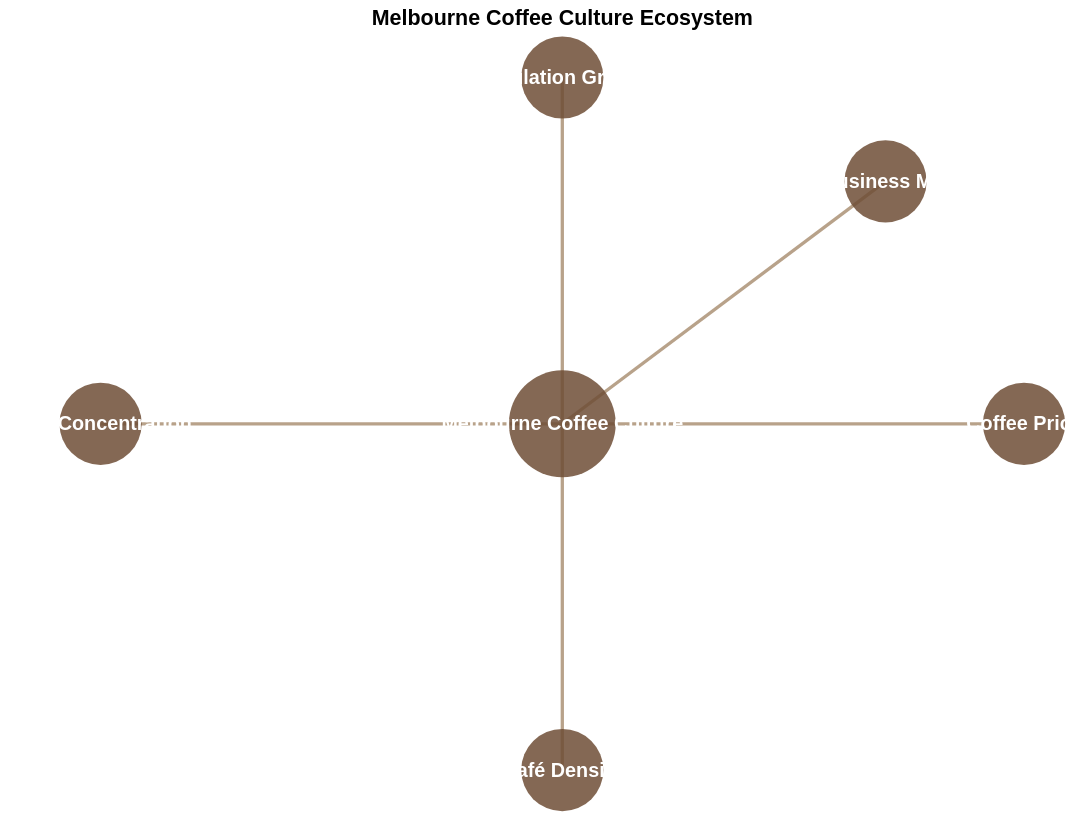

Vega-Lite specification for this chart:
### Vega-Lite specification from a JSON file in a GitHub repository (floating-point values rounded to 4 significant figures)
{"$schema": "https://vega.github.io/schema/vega-lite/v6.json", "title": "Melbourne Coffee Culture Ecosystem", "width": 560, "height": 420, "layer": [{"data": {"values": [{"x": 0, "y": 0, "x2": 0, "y2": 1}, {"x": 0, "y": 0, "x2": 1, "y2": 0}, {"x": 0, "y": 0, "x2": 0, "y2": -1}, {"x": 0, "y": 0, "x2": -1, "y2": 0}, {"x": 0, "y": 0, "x2": 0.7, "y2": 0.7}]}, "mark": {"type": "rule", "strokeWidth": 2, "color": "#b8a28a"}, "encoding": {"x": {"field": "x", "type": "quantitative", "axis": null}, "y": {"field": "y", "type": "quantitative", "axis": null}, "x2": {"field": "x2"}, "y2": {"field": "y2"}}}, {"data": {"values": [{"label": "Melbourne Coffee Culture", "x": 0, "y": 0, "size": 4200}, {"label": "Population Growth", "x": 0, "y": 1, "size": 1800}, {"label": "Coffee Price", "x": 1, "y": 0, "size": 1800}, {"label": "Café Density", "x": 0, "y": -1, "size": 1800}, {"label": "CBD Concentration", "x": -1, "y": 0, "size": 1800}, {"label": "Business Mix", "x": 0.7, "y": 0.7, "size": 1800}]}, "mark": {"type": "circle", "opacity": 0.85, "color": "#6f4e37"}, "encoding": {"x": {"field": "x", "type": "quantitative", "axis": null}, "y": {"field": "y", "type": "quantitative", "axis": null}, "size": {"field": "size", "type": "quantitative", "legend": null, "scale": {"range": [1200, 4200]}}}}, {"data": {"values": [{"label": "Melbourne Coffee Culture", "x": 0, "y": 0}, {"label": "Population Growth", "x": 0, "y": 1}, {"label": "Coffee Price", "x": 1, "y": 0}, {"label": "Café Density", "x": 0, "y": -1}, {"label": "CBD Concentration", "x": -1, "y": 0}, {"label": "Business Mix", "x": 0.7, "y": 0.7}]}, "mark": {"type": "text", "color": "white", "fontSize": 12, "fontWeight": "bold"}, "encoding": {"x": {"field": "x", "type": "quantitative", "axis": null}, "y": {"field": "y", "type": "quantitative", "axis": null}, "text": {"field": "label"}}}], "config": {"view": {"stroke": null}}}
